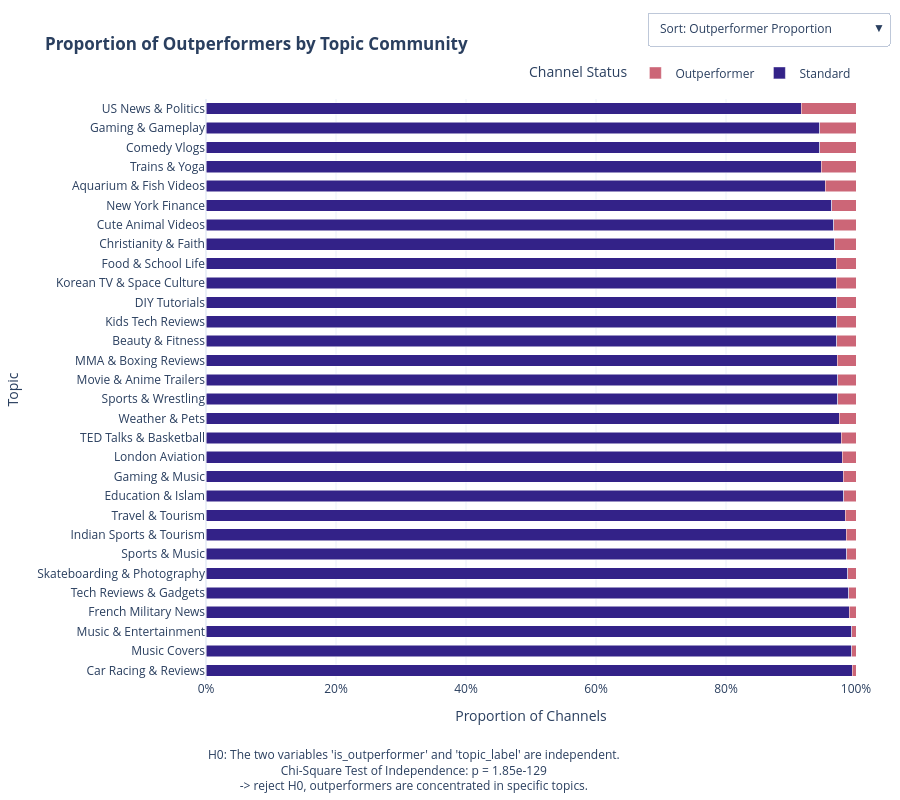

Source (notebook cell):
### Code cell
import numpy as np
import pandas as pd
import plotly.graph_objects as go
contingency_table = pd.crosstab(
    df_analysis_test['topic_label'],
    df_analysis_test['is_outperformer']
)
def build_rq22_sortable_plot(
    contingency_table: pd.DataFrame,
    df_analysis_test: pd.DataFrame,
    p_value: float | None = None,
):
    # --- Normalize column names ---
    ct = contingency_table.copy()
    ct = ct.rename(columns={
        True: "Outperformer",
        False: "Standard",
        "True": "Outperformer",
        "False": "Standard",
    })

    # --- Convert to proportions within each topic ---
    topic_props = ct.div(ct.sum(axis=1), axis=0)[["Standard", "Outperformer"]].copy()

    # --- Median engagement efficiency per topic ---
    df_eff = df_analysis_test.copy()
    median_eff = (
        df_eff.groupby("topic_label")["avg_engagement_efficiency"]
        .median()
        .rename("median_efficiency")
    )

    # Join median efficiency onto topic_props
    topic_props = topic_props.join(median_eff, how="left")

    # --- Build the two category orders ---
    # We sort DESCENDING so the largest values appear at the TOP 
    # when combined with yaxis.autorange="reversed"

    # 1) Sort by outperformer proportion (Biggest to Smallest)
    order_by_outperf = (
        topic_props.sort_values("Outperformer", ascending=False)
        .index.astype(str)
        .tolist()
    )

    # 2) Sort by median engagement efficiency (Biggest to Smallest)
    order_by_median = (
        topic_props.sort_values("median_efficiency", ascending=False, na_position="last")
        .index.astype(str)
        .tolist()
    )

    # Initial view
    init_order = order_by_outperf
    plot_df = topic_props.loc[init_order].copy()
    topics = plot_df.index.astype(str).tolist()

    # --- Build figure ---
    fig = go.Figure()

    fig.add_bar(
        name="Standard",
        y=topics,
        x=plot_df["Standard"].values,
        orientation="h",
        width=0.6, 
        marker_color="#332288",
        hovertemplate="<b>%{y}</b><br>Standard: %{x:.1%}<extra></extra>",
    )

    fig.add_bar(
        name="Outperformer",
        y=topics,
        x=plot_df["Outperformer"].values,
        orientation="h",
        width=0.6, 
        marker_color="#CC6677",
        hovertemplate="<b>%{y}</b><br>Outperformer: %{x:.1%}<extra></extra>",
    )

    ann_text = (
        f"H0: The two variables 'is_outperformer' and 'topic_label' are independent.<br>"
        f"Chi-Square Test of Independence: p = {p_value:.2e}<br>"
        f"-> reject H0, outperformers are concentrated in specific topics."
        if p_value is not None
        else ""
    )

    fig.update_layout(
        barmode="stack",
        xaxis=dict(title="Proportion of Channels", tickformat=".0%", range=[0, 1]),
        yaxis=dict(
            title="Topic",
            categoryorder="array",
            categoryarray=init_order,
            autorange="reversed", # Keeps the first item of the list at the top
        ),
        legend=dict(
            title="Channel Status",
            orientation="h",
            yanchor="bottom",
            y=1.02,
            xanchor="right",
            x=1
        ),
        margin=dict(l=200, r=30, t=60, b=120),
        height=800,
        title="<b>Proportion of Outperformers by Topic Community</b>",
        annotations=[
            dict(
                text=ann_text,
                x=0,
                y=-0.2,
                xref="paper",
                yref="paper",
                showarrow=False,
                font=dict(size=12),
            )
        ] if ann_text else [],
        updatemenus=[
            dict(
                type="dropdown",
                direction="down",
                showactive=True,
                x=1.05,
                y=1.15,
                xanchor="right",
                yanchor="top",
                buttons=[
                    dict(
                        label="Sort: Outperformer Proportion",
                        method="relayout",
                        args=[{
                            "yaxis.categoryorder": "array",
                            "yaxis.categoryarray": order_by_outperf
                        }],
                    ),
                    dict(
                        label="Sort: Median Engagement Efficiency",
                        method="relayout",
                        args=[{
                            "yaxis.categoryorder": "array",
                            "yaxis.categoryarray": order_by_median
                        }],
                    ),
                ],
            )
        ],
        template="plotly_white",
    )

    return fig

# Usage
contingency_table = pd.crosstab(df_analysis_test["topic_label"], df_analysis_test["is_outperformer"])
fig = build_rq22_sortable_plot(contingency_table, df_analysis_test, p_value=1.85e-129)

from pathlib import Path

OUT_HTML = Path(CACHED_RESUTLS_DIR, "rq2_outperformer_proportion_by_topic.html")
OUT_HTML.parent.mkdir(parents=True, exist_ok=True)

fig.write_html(str(OUT_HTML), include_plotlyjs="cdn", full_html=True)
print("Wrote:", OUT_HTML.resolve())

fig.show()

### Figure 1 — Plotly figure (JSON) as saved in the notebook; plotly's stock layout.template omitted (floating-point values rounded to 4 significant figures)
{"data": [{"hovertemplate": "<b>%{y}</b><br>Standard: %{x:.1%}<extra></extra>", "marker": {"color": "#332288"}, "name": "Standard", "orientation": "h", "type": "bar", "width": 0.6, "x": [0.9161, 0.9439, 0.9442, 0.9466, 0.9524, 0.9624, 0.9659, 0.9671, 0.9694, 0.9695, 0.97, 0.9704, 0.9704, 0.9708, 0.9716, 0.9719, 0.9745, 0.9772, 0.9791, 0.9807, 0.9808, 0.9837, 0.9851, 0.9855, 0.9873, 0.9891, 0.9896, 0.9933, 0.9934, 0.9945], "y": ["US News & Politics", "Gaming & Gameplay", "Comedy Vlogs", "Trains & Yoga", "Aquarium & Fish Videos", "New York Finance", "Cute Animal Videos", "Christianity & Faith", "Food & School Life", "Korean TV & Space Culture", "DIY Tutorials", "Kids Tech Reviews", "Beauty & Fitness", "MMA & Boxing Reviews", "Movie & Anime Trailers", "Sports & Wrestling", "Weather & Pets", "TED Talks & Basketball", "London Aviation", "Gaming & Music", "Education & Islam", "Travel & Tourism", "Indian Sports & Tourism", "Sports & Music", "Skateboarding & Photography", "Tech Reviews & Gadgets", "French Military News", "Music & Entertainment", "Music Covers", "Car Racing & Reviews"]}, {"hovertemplate": "<b>%{y}</b><br>Outperformer: %{x:.1%}<extra></extra>", "marker": {"color": "#CC6677"}, "name": "Outperformer", "orientation": "h", "type": "bar", "width": 0.6, "x": [0.08386, 0.05612, 0.05579, 0.05337, 0.04758, 0.03756, 0.03413, 0.03289, 0.03061, 0.03053, 0.02996, 0.02961, 0.0296, 0.02922, 0.02841, 0.02807, 0.02545, 0.02277, 0.02087, 0.0193, 0.01919, 0.01626, 0.01493, 0.01449, 0.01271, 0.01091, 0.0104, 0.006741, 0.006645, 0.005522], "y": ["US News & Politics", "Gaming & Gameplay", "Comedy Vlogs", "Trains & Yoga", "Aquarium & Fish Videos", "New York Finance", "Cute Animal Videos", "Christianity & Faith", "Food & School Life", "Korean TV & Space Culture", "DIY Tutorials", "Kids Tech Reviews", "Beauty & Fitness", "MMA & Boxing Reviews", "Movie & Anime Trailers", "Sports & Wrestling", "Weather & Pets", "TED Talks & Basketball", "London Aviation", "Gaming & Music", "Education & Islam", "Travel & Tourism", "Indian Sports & Tourism", "Sports & Music", "Skateboarding & Photography", "Tech Reviews & Gadgets", "French Military News", "Music & Entertainment", "Music Covers", "Car Racing & Reviews"]}], "layout": {"annotations": [{"font": {"size": 12}, "showarrow": false, "text": "H0: The two variables 'is_outperformer' and 'topic_label' are independent.<br>Chi-Square Test of Independence: p = 1.85e-129<br>-> reject H0, outperformers are concentrated in specific topics.", "x": 0, "xref": "paper", "y": -0.2, "yref": "paper"}], "barmode": "stack", "height": 800, "legend": {"orientation": "h", "title": {"text": "Channel Status"}, "x": 1, "xanchor": "right", "y": 1.02, "yanchor": "bottom"}, "margin": {"b": 120, "l": 200, "r": 30, "t": 60}, "title": {"text": "<b>Proportion of Outperformers by Topic Community</b>"}, "updatemenus": [{"buttons": [{"args": [{"yaxis.categoryarray": ["US News & Politics", "Gaming & Gameplay", "Comedy Vlogs", "Trains & Yoga", "Aquarium & Fish Videos", "New York Finance", "Cute Animal Videos", "Christianity & Faith", "Food & School Life", "Korean TV & Space Culture", "DIY Tutorials", "Kids Tech Reviews", "Beauty & Fitness", "MMA & Boxing Reviews", "Movie & Anime Trailers", "Sports & Wrestling", "Weather & Pets", "TED Talks & Basketball", "London Aviation", "Gaming & Music", "Education & Islam", "Travel & Tourism", "Indian Sports & Tourism", "Sports & Music", "Skateboarding & Photography", "Tech Reviews & Gadgets", "French Military News", "Music & Entertainment", "Music Covers", "Car Racing & Reviews"], "yaxis.categoryorder": "array"}], "label": "Sort: Outperformer Proportion", "method": "relayout"}, {"args": [{"yaxis.categoryarray": ["Comedy Vlogs", "Gaming & Gameplay", "Korean TV & Space Culture", "Beauty & Fitness", "Christianity & Faith", "Movie & Anime Trailers", "US News & Politics", "Aquarium & Fish Videos", "MMA & Boxing Reviews", "Gaming & Music", "TED Talks & Basketball", "Trains & Yoga", "Sports & Music", "Kids Tech Reviews", "Food & School Life", "DIY Tutorials", "Indian Sports & Tourism", "Education & Islam", "Skateboarding & Photography", "Cute Animal Videos", "Sports & Wrestling", "New York Finance", "Music Covers", "Travel & Tourism", "French Military News", "Tech Reviews & Gadgets", "London Aviation", "Weather & Pets", "Music & Entertainment", "Car Racing & Reviews"], "yaxis.categoryorder": "array"}], "label": "Sort: Median Engagement Efficiency", "method": "relayout"}], "direction": "down", "showactive": true, "type": "dropdown", "x": 1.05, "xanchor": "right", "y": 1.15, "yanchor": "top"}], "xaxis": {"range": [0, 1], "tickformat": ".0%", "title": {"text": "Proportion of Channels"}}, "yaxis": {"autorange": "reversed", "categoryarray": ["US News & Politics", "Gaming & Gameplay", "Comedy Vlogs", "Trains & Yoga", "Aquarium & Fish Videos", "New York Finance", "Cute Animal Videos", "Christianity & Faith", "Food & School Life", "Korean TV & Space Culture", "DIY Tutorials", "Kids Tech Reviews", "Beauty & Fitness", "MMA & Boxing Reviews", "Movie & Anime Trailers", "Sports & Wrestling", "Weather & Pets", "TED Talks & Basketball", "London Aviation", "Gaming & Music", "Education & Islam", "Travel & Tourism", "Indian Sports & Tourism", "Sports & Music", "Skateboarding & Photography", "Tech Reviews & Gadgets", "French Military News", "Music & Entertainment", "Music Covers", "Car Racing & Reviews"], "categoryorder": "array", "title": {"text": "Topic"}}}}
